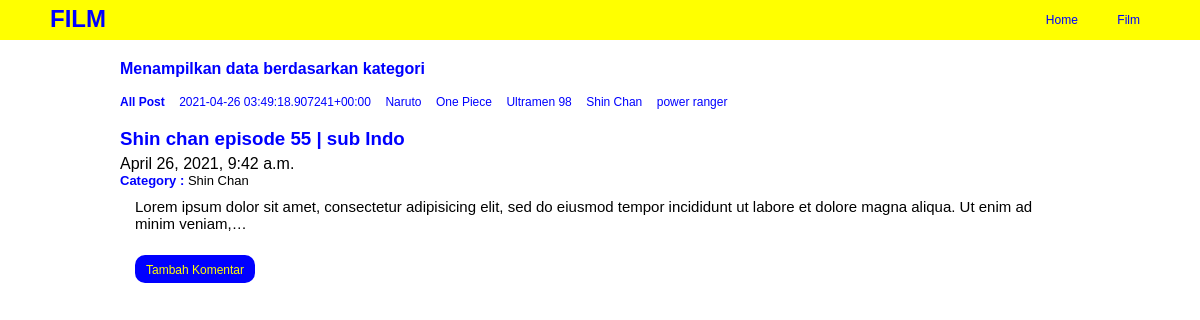
Page /film/category/Shin Chan/ on the committed database.
### film/models.py (models this page shows, shortened)
class Post(models.Model):
	headline = models.CharField(max_length=100)
	body = models.TextField()
	category = models.CharField(max_length=50, default='film favorit')
	publish = models.DateTimeField(auto_now_add=True)
	update = models.DateTimeField(auto_now=True)
	image = models.ImageField(blank=True, upload_to="image/")
	slug = models.SlugField(blank=True, editable=False)

### film/views.py (the view)
# urls.py: path('category/<categoryInput>/', views.categoryPost, name='category'),
def categoryPost(request, categoryInput):
	posts = Post.objects.filter(category=categoryInput)
	categorys = Post.objects.values('category').distinct()
	context = {
		'title':'Category Film',
		'posts':posts,
		'categorys':categorys,
	}
	return render(request,'film/category_post.html', context)

### film/templates/film/category_post.html
{% extends "base.html" %}
{% block category %}
	<div class="category">
		<h4>Menampilkan data berdasarkan kategori</h4>
	</div>
{% endblock category %}
{% block contents %}
	<ul>
		<li>
			<a href="{% url 'film:index' %}"><b>All Post</b></a>
		</li>
		{% for data_category in categorys %}
			<li>
				<a href="{% url 'film:category' categoryInput=data_category.category %}">{{data_category.category}}</a>
			</li>
		{% endfor %}
	</ul>
	<br>
	{% for post in posts %}
		<a href="{% url 'film:detail' slugInput=post.slug %}"><h3>{{post.headline}}</h3></a>
		<h4>{{post.publish}}</h4>
		<h5><b>Category : </b>{{post.category}}</h5>
		<p>{{post.body | truncatechars:150}}</p>
		<br>
		<div class="add_comment">
			<h4><a href="#">Tambah Komentar</a></h4>
		</div>
	{% endfor %}
{% endblock contents %}

### static/css/style.css (style rules this page uses)
* { padding: 0; margin: 0; font-family: sans-serif; }

### film/static/film/css/style.css (style rules this page uses)
.category h4 { margin-bottom: 14px; color: blue; font-weight: bolder; }
h3 { font-weight: bolder; color: blue; }
h4 { font-weight: lighter; margin-top: 5px; }
h5 { font-weight: lighter; font-size: 13px; }
h5 b { color: blue; }
a { text-decoration: none; color: blue; }
p { margin-top: 10px; padding:0 15px; font-size: 15px; }
ul li { display: inline-block; padding-right: 10px; }
ul li a { font-size: 12px; }
.add_comment { padding-bottom: 15px; margin: 0 15px; }
.add_comment h4 { background: blue; padding: 5px 0; width: 120px; border-radius: 10px; text-align: center; }
.add_comment h4 a { color: yellow; font-size: 12px; }

### rows in the picture
Post: headline "Shin chan episode 55 | sub Indo", publish "April 26, 2021, 9:42 a.m.", category "Shin Chan", body "Lorem ipsum dolor sit amet, consectetur adipisicing elit, sed do eiusmod tempor incididunt ut labore et dolore magna aliqua. Ut enim ad minim veniam,…"

### other values in the picture
{{ data_category.category }} "2021-04-26 03:49:18.907241+00:00" "Naruto" "One Piece" "Ultramen 98" "Shin Chan" "power ranger"
